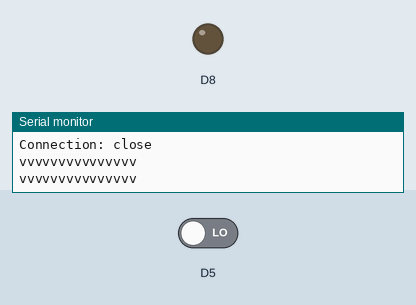
Simulated run of this sketch. Board: ESP8266 (NodeMCU). Shown: output pins drawn as LEDs (lit = HIGH), the last lines printed to the serial monitor. The test bench sets the inputs (shaded band); at power-on: D5 LOW. WiFi joins after 1.5 s; servers stay silent unless stated; uploads are accepted with an empty reply.

Above: at 2.7 s.
2.8 s: D5 driven HIGH
At 4.7 s:
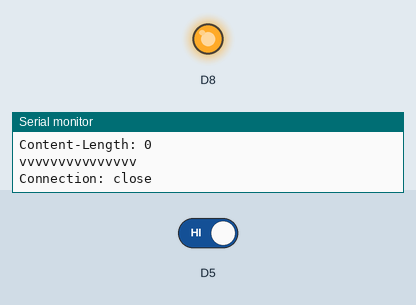
5.8 s: D5 driven LOW
At 9.8 s:
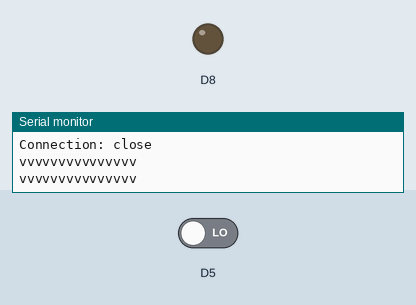
Timing chart, 0 to 11.3 s (numbered marks = the images above; inputs shaded):
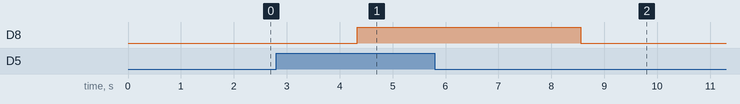

The sketch:

ml-door-v01.ino
```cpp
#include <SPI.h>
#include <ESP8266WiFi.h>
#include <WiFiClient.h>

char server[] = "192.168.1.2";
const char* ssid = "velupapa";
const char* password = "lukas360";

WiFiClient clientRecord;
WiFiClient clientGet;
static uint32_t timer;
boolean switchON = false;
boolean wasSwitchON = false;

void setup(void)
{
  Serial.begin(9600);
  delay(10);
  WiFi.begin(ssid, password);
  while (WiFi.status() != WL_CONNECTED) {
    delay(500);
    Serial.print(".");
  }
  Serial.println("WiFi connected");
  Serial.println(WiFi.localIP());

  pinMode(D5, INPUT);
  pinMode(D8, OUTPUT);
}

void loop() {
  if (millis() > timer) {
    timer = millis() + 500;

    //nacitam hodnotu podla hodnoty senzora
    switchON = digitalRead(D5);

    //ak je zapnuty poslem to na internet, uz necham na internete nech si to ulozi alebo nie
    if(switchON && !wasSwitchON){
      clientRecord.print("GET /?action=recordfrontdoor HTTP/1.1\r\nHost: 192.168.1.2\r\nConnection: close\r\n\r\n");
      clientRecord.println();clientGet.println();delay(10);
    }

    //neposielam dve rovnake hodnoty po sebe
    wasSwitchON = switchON;

    //nezaleziac na tom ako je senzor pojdem zapnut vypnut vypinac podla DB
    if (clientGet.connect(server, 82)) {
      clientGet.print("GET /?action=getswitch&id=3 HTTP/1.1\r\nHost: 192.168.1.2\r\nConnection: close\r\n\r\n");
      clientGet.println();clientGet.println();delay(10);

      while(clientGet.available()){
        String line = clientGet.readStringUntil('\r');
        Serial.println(line);
        Serial.println("vvvvvvvvvvvvvvv");
        if(line.indexOf("two0pas") > 0){
          switchON = false;
        }
        if(line.indexOf("two1pas") > 0){
          switchON = true;
        }
      }
    }

    //zapnem vypnem
    if(switchON){
      Serial.println("zapinam");
      digitalWrite(D8, HIGH);
    }else{
      Serial.println("vypinam");
      digitalWrite(D8, LOW);
    }

  }
}
```

Measured:
- after the input at 2.8 s, D8: LOW → HIGH after 1.5 s
- after the input at 5.8 s, D8: HIGH → LOW after 2.8 s
